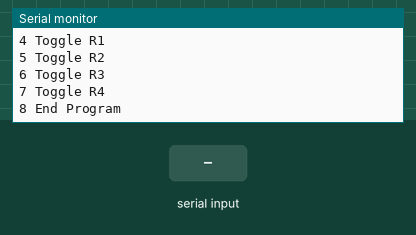
Bench run of a sketch on a simulated Arduino Uno, built with avr-gcc and run on an emulated ATmega328P. Shown: the last lines printed to the serial monitor. The test bench sets the inputs (shaded band). No radio packets arrive unless stated.

Above: at 1.2 s.
1.3 s: "1" received over Serial
At 1.61 s:
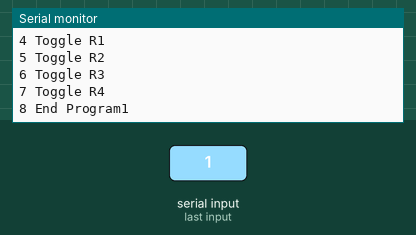
2.9 s: "0" received over Serial
At 3.21 s:
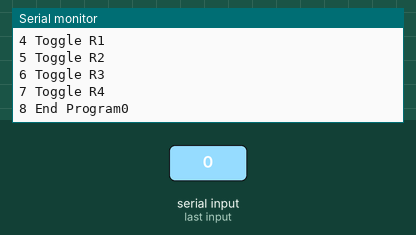
4.4 s: "2" received over Serial
At 4.71 s:
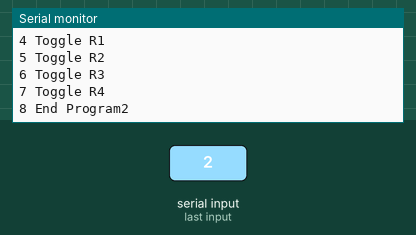
Timing chart, 0 to 7.4 s (numbered marks = the images above; inputs shaded):
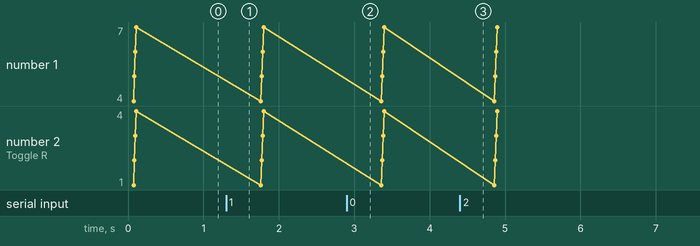

Measured:
- after the input at 1.3 s, the serial monitor: prints a new line after 0.10 s (image 1)
- after the input at 2.9 s, the serial monitor: prints a new line after 0.10 s (image 2)
- after the input at 4.4 s, the serial monitor: prints a new line after 0.10 s (image 3)

The sketch:

intTestingTransmitter.ino
```cpp
#include<SoftwareSerial.h>
#include <SPI.h>
#include <nRF24L01.h>
#include <RF24.h>
RF24 nrf(9, 8);  // CE, CSN

const byte linkAddress[6] = "link1";

char data[3];

////////////////////////////////////////////////////
void setup()
{
  Serial.begin(9600);
  Serial.println("NRF24L01 link");
  nrf.begin();
  nrf.openWritingPipe(linkAddress);  //set the address
  nrf.setPALevel(RF24_PA_HIGH);
  nrf.stopListening();  //act as a transmitter
}
///////////////////////////////////////////////////
void loop()
{
  Serial.print(F("\nEnter Command: \n1 Read Pressure\n2 Read ToF\n3 Read GPS\n4 Toggle R1\n5 Toggle R2\n6 Toggle R3\n7 Toggle R4\n8 End Program"));
  while (Serial.available() == 0) {}  //wait for data available
  char ans = Serial.read();  //read until timeout
  delay(100);
  Serial.flush();


  data[2] = ans;

  Serial.print(data[2]);
 //---------------------------------------------

  nrf.write(data, sizeof(data)); //spit out the data array

  nrf.stopListening();

  delay(300);
}
```
